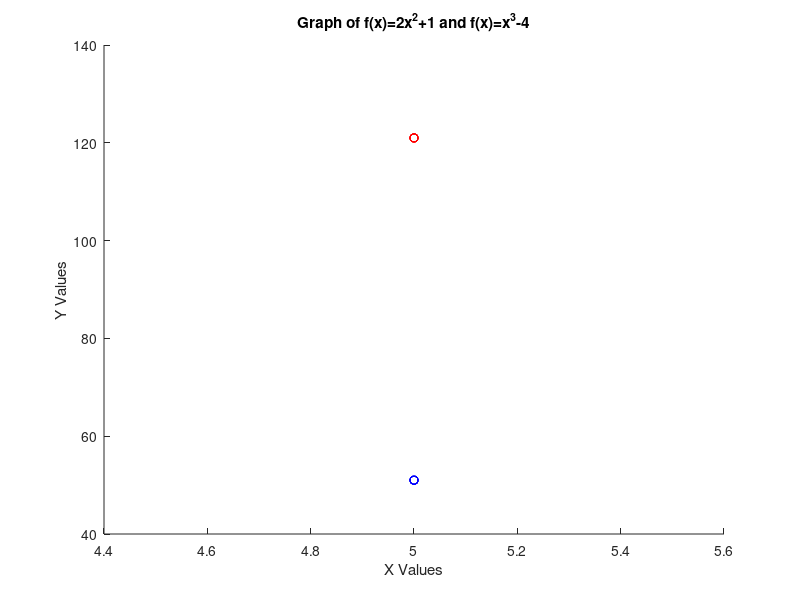

Recreate this plot in MATLAB.
% Script File: bbruxvoortplotrev0.m
%
% Purpose:
%   The program solves two equations for y based on a range given by the user
%   of x. Then it plots the data with blue circles and blue connecting
%   lines, and the other with red circles and red connecting lines.
%
% Record of Revisions:
%       Date:           Programmer:         Description of Change:
%       =====           ===========         ======================
%       2/17/22         Brian Bruxvoort     Original Code     
%
% Define Variables:
%   
%   xmin     -- Requests an input from the user for minimum value of x.
%   xmax     -- Requests an input from the user for maximum value of x.
%   xrange   -- Requests an input from the user for range of data points wanted from x.
%   x        -- Creates the range of x values based on the minimum, maximum and requested
%               data range.
%   y1       -- Equation for y based on the given x values.
%   y2       -- Equation for y based on the given x values.
%

clear
clc

%
xmin=input('enter minimum value of x wanted for the equation ');
xmax=input('enter maximum value of x wanted for the equation, must be greater than the minimum value of x ');
xrange=input('enter the number of data points wanted for the range of x ');

% Creates the range of x values based on the minimum, maximum and requested
% data range.
x= linspace(xmin,xmax,xrange);

% Equations for y based on the given x values
y1=2.*x.^2+1;
y2= x.^3-4;

% Plot x and y with blue circles as the points and connecting blue lines,
% and with red circles as points and connecting red lines
hold on
plot(x,y1,'bo')
plot(x,y1,'b-')
plot(x,y2,'ro')
plot(x,y2,'r-')
hold off

% Label the axis and title
xlabel('X Values');
ylabel('Y Values');
title('Graph of f(x)=2x^2+1 and f(x)=x^3-4');



